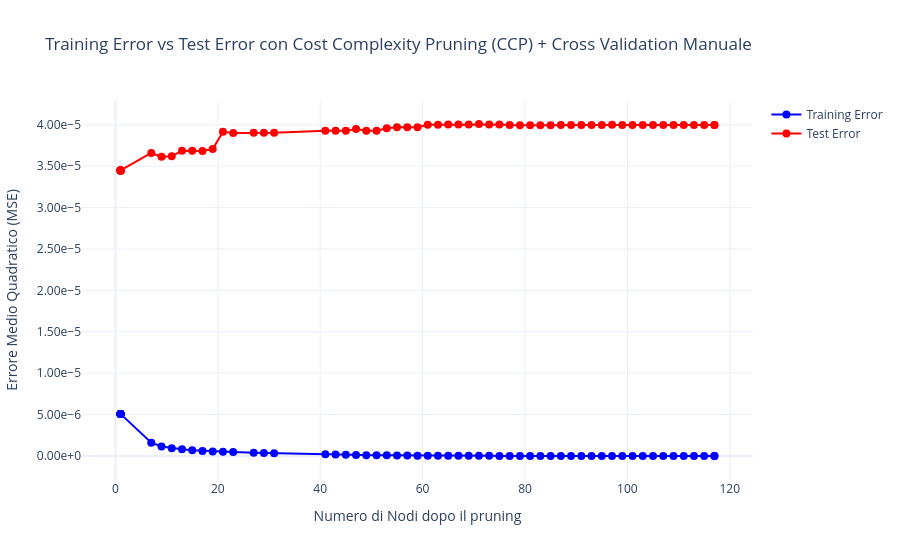

Here is the notebook cell this chart was saved with:
### Code cell
full_tree = tree

train_errors_pruning = []
test_errors_pruning = []
num_nodes_pruning = []
alpha_used = []
alpha_scores = []


path = full_tree.cost_complexity_pruning_path(x_train, y_train) # Calcola il percorso di pruning
ccp_alphas = path.ccp_alphas #  Valori di alpha per il pruning

# Calcola l'errore per ogni alpha e lo aggiunge alla lista alpha_scores
for alpha in ccp_alphas:
    model = DecisionTreeRegressor(random_state=42, ccp_alpha=alpha)
    scores = cross_val_score(model, x_train, y_train, scoring="neg_mean_squared_error", cv=kf)
    alpha_scores.append((alpha, -np.mean(scores)))

# Trova il miglior alpha con il punteggio più basso di errore
best_alpha = min(alpha_scores, key=lambda x: x[1])[0] # lamda ordina i risulytati in base al secondo elemento della tupla e 0 estrae il corrispettivo alpha
print(f"Miglior alpha selezionato con CV: {best_alpha}")

# Costruzione degli alberi con diversi alpha, incluso quello migliore
alpha_values = np.concatenate([np.linspace(0.0, 0.05, 10), ccp_alphas])

for alpha in alpha_values:
    pruned_tree = DecisionTreeRegressor(random_state=42, ccp_alpha=alpha)
    pruned_tree.fit(x_train, y_train)

    y_train_pred = pruned_tree.predict(x_train)
    y_test_pred = pruned_tree.predict(x_test)

    train_errors_pruning.append(mean_squared_error(y_train, y_train_pred))
    test_errors_pruning.append(mean_squared_error(y_test, y_test_pred))

    num_nodes_pruning.append(pruned_tree.tree_.node_count)
    alpha_used.append(alpha)  # Salva l'alpha corrispondente

# Ordina i risultati in base al numero di nodi
sorted_ind = np.argsort(num_nodes_pruning)
num_nodes_pruning = np.array(num_nodes_pruning)[sorted_ind]
train_errors_pruning = np.array(train_errors_pruning)[sorted_ind]
test_errors_pruning = np.array(test_errors_pruning)[sorted_ind]
alpha_used = np.array(alpha_used)[sorted_ind] 

# Creazione della figura con Plotly
fig1 = go.Figure()

fig1.add_trace(go.Scatter(
    x=num_nodes_pruning, y=train_errors_pruning, mode='markers+lines',
    name="Training Error",
    marker=dict(color='blue', size=8),
    text=[f"Nodi: {n}<br>Alpha: {a:.1e}" for n, a in zip(num_nodes_pruning, alpha_used)], # zip unisce due liste in una tupla (nodi, alpha)
    hoverinfo="text+y"
))

fig1.add_trace(go.Scatter(
    x=num_nodes_pruning, y=test_errors_pruning, mode='markers+lines',
    name="Test Error",
    marker=dict(color='red', size=8),
    text=[f"Nodi: {n}<br>Alpha: {a:.1e}" for n, a in zip(num_nodes_pruning, alpha_used)],
    hoverinfo="text+y"
))

fig1.update_layout(
    title="Training Error vs Test Error con Cost Complexity Pruning (CCP)",
    xaxis_title="Numero di Nodi dopo il pruning",
    yaxis_title="Errore Medio Quadratico (MSE)",
    yaxis=dict(tickformat=".2e"),
    template="plotly_white",
    hovermode="x unified"
)

fig1.show()

### Figure 1 — Plotly figure (JSON) as saved in the notebook; plotly's stock layout.template omitted (floating-point values rounded to 4 significant figures)
{"data": [{"hoverinfo": "text+y", "marker": {"color": "blue", "size": 8}, "mode": "markers+lines", "name": "Training Error", "text": ["Nodi: 1<br>Alpha: 5.6e-03", "Nodi: 1<br>Alpha: 1.1e-02", "Nodi: 1<br>Alpha: 1.7e-02", "Nodi: 1<br>Alpha: 2.2e-02", "Nodi: 1<br>Alpha: 3.3e-02", "Nodi: 1<br>Alpha: 2.8e-02", "Nodi: 1<br>Alpha: 3.9e-02", "Nodi: 1<br>Alpha: 4.4e-02", "Nodi: 1<br>Alpha: 5.0e-02", "Nodi: 1<br>Alpha: 1.2e-06", "Nodi: 7<br>Alpha: 4.7e-07", "Nodi: 9<br>Alpha: 2.0e-07", "Nodi: 11<br>Alpha: 1.4e-07", "Nodi: 13<br>Alpha: 1.2e-07", "Nodi: 15<br>Alpha: 7.0e-08", "Nodi: 17<br>Alpha: 5.6e-08", "Nodi: 19<br>Alpha: 4.9e-08", "Nodi: 21<br>Alpha: 3.9e-08", "Nodi: 23<br>Alpha: 3.4e-08", "Nodi: 27<br>Alpha: 3.3e-08", "Nodi: 29<br>Alpha: 3.2e-08", "Nodi: 31<br>Alpha: 2.8e-08", "Nodi: 41<br>Alpha: 2.4e-08", "Nodi: 43<br>Alpha: 2.4e-08", "Nodi: 45<br>Alpha: 2.3e-08", "Nodi: 47<br>Alpha: 2.2e-08", "Nodi: 49<br>Alpha: 1.5e-08", "Nodi: 51<br>Alpha: 1.5e-08", "Nodi: 53<br>Alpha: 1.4e-08", "Nodi: 55<br>Alpha: 1.0e-08", "Nodi: 57<br>Alpha: 9.1e-09", "Nodi: 59<br>Alpha: 5.3e-09", "Nodi: 61<br>Alpha: 4.5e-09", "Nodi: 63<br>Alpha: 3.8e-09", "Nodi: 65<br>Alpha: 3.6e-09", "Nodi: 67<br>Alpha: 3.5e-09", "Nodi: 69<br>Alpha: 3.3e-09", "Nodi: 71<br>Alpha: 3.1e-09", "Nodi: 73<br>Alpha: 2.4e-09", "Nodi: 75<br>Alpha: 2.1e-09", "Nodi: 77<br>Alpha: 2.1e-09", "Nodi: 79<br>Alpha: 1.8e-09", "Nodi: 81<br>Alpha: 1.5e-09", "Nodi: 83<br>Alpha: 1.0e-09", "Nodi: 85<br>Alpha: 9.8e-10", "Nodi: 87<br>Alpha: 6.1e-10", "Nodi: 89<br>Alpha: 5.9e-10", "Nodi: 91<br>Alpha: 5.8e-10", "Nodi: 93<br>Alpha: 5.6e-10", "Nodi: 95<br>Alpha: 2.3e-10", "Nodi: 97<br>Alpha: 1.1e-10", "Nodi: 99<br>Alpha: 9.1e-11", "Nodi: 101<br>Alpha: 8.9e-11", "Nodi: 103<br>Alpha: 8.1e-11", "Nodi: 105<br>Alpha: 7.8e-11", "Nodi: 107<br>Alpha: 5.2e-11", "Nodi: 109<br>Alpha: 4.4e-11", "Nodi: 111<br>Alpha: 6.1e-12", "Nodi: 113<br>Alpha: 3.9e-12", "Nodi: 115<br>Alpha: 1.3e-12", "Nodi: 117<br>Alpha: 0.0e+00", "Nodi: 117<br>Alpha: 0.0e+00"], "type": "scatter", "x": [1, 1, 1, 1, 1, 1, 1, 1, 1, 1, 7, 9, 11, 13, 15, 17, 19, 21, 23, 27, 29, 31, 41, 43, 45, 47, 49, 51, 53, 55, 57, 59, 61, 63, 65, 67, 69, 71, 73, 75, 77, 79, 81, 83, 85, 87, 89, 91, 93, 95, 97, 99, 101, 103, 105, 107, 109, 111, 113, 115, 117, 117], "y": [5.086e-06, 5.086e-06, 5.086e-06, 5.086e-06, 5.086e-06, 5.086e-06, 5.086e-06, 5.086e-06, 5.086e-06, 5.086e-06, 1.609e-06, 1.141e-06, 9.444e-07, 8.025e-07, 6.834e-07, 6.13e-07, 5.573e-07, 5.085e-07, 4.692e-07, 4.008e-07, 3.679e-07, 3.361e-07, 1.976e-07, 1.733e-07, 1.494e-07, 1.269e-07, 1.049e-07, 9.026e-08, 7.57e-08, 6.134e-08, 5.127e-08, 4.222e-08, 3.689e-08, 3.24e-08, 2.86e-08, 2.5e-08, 2.149e-08, 1.819e-08, 1.511e-08, 1.268e-08, 1.056e-08, 8.45e-09, 6.632e-09, 5.116e-09, 4.106e-09, 3.125e-09, 2.519e-09, 1.928e-09, 1.343e-09, 7.85e-10, 5.538e-10, 4.456e-10, 3.549e-10, 2.663e-10, 1.856e-10, 1.072e-10, 5.521e-11, 1.125e-11, 5.19e-12, 1.316e-12, 0.0, 0.0]}, {"hoverinfo": "text+y", "marker": {"color": "red", "size": 8}, "mode": "markers+lines", "name": "Test Error", "text": ["Nodi: 1<br>Alpha: 5.6e-03", "Nodi: 1<br>Alpha: 1.1e-02", "Nodi: 1<br>Alpha: 1.7e-02", "Nodi: 1<br>Alpha: 2.2e-02", "Nodi: 1<br>Alpha: 3.3e-02", "Nodi: 1<br>Alpha: 2.8e-02", "Nodi: 1<br>Alpha: 3.9e-02", "Nodi: 1<br>Alpha: 4.4e-02", "Nodi: 1<br>Alpha: 5.0e-02", "Nodi: 1<br>Alpha: 1.2e-06", "Nodi: 7<br>Alpha: 4.7e-07", "Nodi: 9<br>Alpha: 2.0e-07", "Nodi: 11<br>Alpha: 1.4e-07", "Nodi: 13<br>Alpha: 1.2e-07", "Nodi: 15<br>Alpha: 7.0e-08", "Nodi: 17<br>Alpha: 5.6e-08", "Nodi: 19<br>Alpha: 4.9e-08", "Nodi: 21<br>Alpha: 3.9e-08", "Nodi: 23<br>Alpha: 3.4e-08", "Nodi: 27<br>Alpha: 3.3e-08", "Nodi: 29<br>Alpha: 3.2e-08", "Nodi: 31<br>Alpha: 2.8e-08", "Nodi: 41<br>Alpha: 2.4e-08", "Nodi: 43<br>Alpha: 2.4e-08", "Nodi: 45<br>Alpha: 2.3e-08", "Nodi: 47<br>Alpha: 2.2e-08", "Nodi: 49<br>Alpha: 1.5e-08", "Nodi: 51<br>Alpha: 1.5e-08", "Nodi: 53<br>Alpha: 1.4e-08", "Nodi: 55<br>Alpha: 1.0e-08", "Nodi: 57<br>Alpha: 9.1e-09", "Nodi: 59<br>Alpha: 5.3e-09", "Nodi: 61<br>Alpha: 4.5e-09", "Nodi: 63<br>Alpha: 3.8e-09", "Nodi: 65<br>Alpha: 3.6e-09", "Nodi: 67<br>Alpha: 3.5e-09", "Nodi: 69<br>Alpha: 3.3e-09", "Nodi: 71<br>Alpha: 3.1e-09", "Nodi: 73<br>Alpha: 2.4e-09", "Nodi: 75<br>Alpha: 2.1e-09", "Nodi: 77<br>Alpha: 2.1e-09", "Nodi: 79<br>Alpha: 1.8e-09", "Nodi: 81<br>Alpha: 1.5e-09", "Nodi: 83<br>Alpha: 1.0e-09", "Nodi: 85<br>Alpha: 9.8e-10", "Nodi: 87<br>Alpha: 6.1e-10", "Nodi: 89<br>Alpha: 5.9e-10", "Nodi: 91<br>Alpha: 5.8e-10", "Nodi: 93<br>Alpha: 5.6e-10", "Nodi: 95<br>Alpha: 2.3e-10", "Nodi: 97<br>Alpha: 1.1e-10", "Nodi: 99<br>Alpha: 9.1e-11", "Nodi: 101<br>Alpha: 8.9e-11", "Nodi: 103<br>Alpha: 8.1e-11", "Nodi: 105<br>Alpha: 7.8e-11", "Nodi: 107<br>Alpha: 5.2e-11", "Nodi: 109<br>Alpha: 4.4e-11", "Nodi: 111<br>Alpha: 6.1e-12", "Nodi: 113<br>Alpha: 3.9e-12", "Nodi: 115<br>Alpha: 1.3e-12", "Nodi: 117<br>Alpha: 0.0e+00", "Nodi: 117<br>Alpha: 0.0e+00"], "type": "scatter", "x": [1, 1, 1, 1, 1, 1, 1, 1, 1, 1, 7, 9, 11, 13, 15, 17, 19, 21, 23, 27, 29, 31, 41, 43, 45, 47, 49, 51, 53, 55, 57, 59, 61, 63, 65, 67, 69, 71, 73, 75, 77, 79, 81, 83, 85, 87, 89, 91, 93, 95, 97, 99, 101, 103, 105, 107, 109, 111, 113, 115, 117, 117], "y": [3.449e-05, 3.449e-05, 3.449e-05, 3.449e-05, 3.449e-05, 3.449e-05, 3.449e-05, 3.449e-05, 3.449e-05, 3.449e-05, 3.659e-05, 3.612e-05, 3.621e-05, 3.687e-05, 3.687e-05, 3.683e-05, 3.706e-05, 3.915e-05, 3.902e-05, 3.905e-05, 3.903e-05, 3.903e-05, 3.927e-05, 3.927e-05, 3.926e-05, 3.95e-05, 3.927e-05, 3.927e-05, 3.958e-05, 3.969e-05, 3.97e-05, 3.97e-05, 4e-05, 4e-05, 4.003e-05, 4.003e-05, 4.003e-05, 4.009e-05, 4.003e-05, 4.003e-05, 3.997e-05, 3.994e-05, 3.994e-05, 3.994e-05, 3.993e-05, 3.997e-05, 3.997e-05, 3.997e-05, 3.996e-05, 3.996e-05, 3.999e-05, 3.998e-05, 3.998e-05, 3.998e-05, 3.998e-05, 3.998e-05, 3.998e-05, 3.998e-05, 3.998e-05, 3.998e-05, 3.998e-05, 3.998e-05]}], "layout": {"hovermode": "x unified", "title": {"text": "Training Error vs Test Error con Cost Complexity Pruning (CCP) + Cross Validation Manuale"}, "xaxis": {"title": {"text": "Numero di Nodi dopo il pruning"}}, "yaxis": {"tickformat": ".2e", "title": {"text": "Errore Medio Quadratico (MSE)"}}}}
